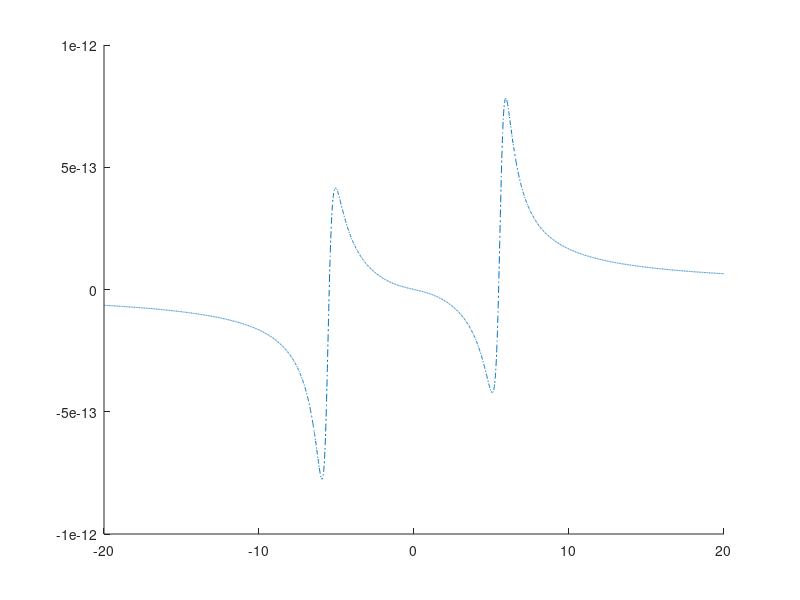

This figure's MATLAB source: (Note: this script raises an error after producing the figure.)
clear;
close all;

deltap=-2e12:0.001e12:2e12;
deltac=1.0e9;
deltab=2.0e9;
omega_c=5.0e11;
g21=2.0e9;
g31=1.0e9;
g41=4.2e11;
K=1.4e17;
omegap=10.08e14;
omega_d=3e11;
c=3e8;

Delta1 = deltap+1i*(g21/2);
Delta2 = deltap +deltac+1i*(g31/2);
Delta3 = deltap +deltab+1i*(g41/2);

Dp = (Delta2 + 1i*g31/2).*(Delta3 + 1i*g41/2) - abs(omega_d)^2;
D = (Delta1 + 1i*g21/2).*(Delta2 + 1i*g31/2).*(Delta3 + 1i*g41/2) - ... 
    abs(omega_c)^2.*(Delta3 + 1i*g41/2) - abs(omega_d)^2.*(Delta1 + 1i*g21/2);
A=((2.*c.*K)./(omegap));
l=3.90e12;
chi1=((-A.*Dp)./D);
X=(abs(omega_c).^2)*(abs(Delta3 + 1i*g41/2).^2);
Y=abs(omega_d)*abs(omega_c);
chi3 =- l*chi1*((abs(Dp).^2 + X+ Y.^2)/ abs(D).^2);
plot(deltap./10.^11, real(chi3),'-.' , LineWidth=2, DisplayName='\Omega_d=2.0'); % Blue
hold on;

omega_c=5.0e11;
omega_d=5e11;
Dp = (Delta2 + 1i*g31/2).*(Delta3 + 1i*g41/2) - abs(omega_d)^2;
D = (Delta1 + 1i*g21/2).*(Delta2 + 1i*g31/2).*(Delta3 + 1i*g41/2) - ...
    abs(omega_c)^2.*(Delta3 + 1i*g41/2)- abs(omega_d)^2.*(Delta1 + 1i*g21/2);
A=((2.*c.*K)./(omegap));
l=3.90e12;
chi1=((-A.*Dp)./D);
X=(abs(omega_c).^2)*(abs(Delta3 + 1i*g41/2).^2);
Y=abs(omega_d)*abs(omega_c);
chi3 =- l*chi1*((abs(Dp).^2 + X + Y.^2)/ abs(D).^2);
plot(deltap./10.^11, real(chi3), LineWidth=2, DisplayName='\Omega_d=4.0'); % Orange
hold on;


omega_c=5.0e11;
omega_d=7e11;
Dp = (Delta2 + 1i*g31/2).*(Delta3 + 1i*g41/2) - abs(omega_d)^2;
D = (Delta1 + 1i*g21/2).*(Delta2 + 1i*g31/2).*(Delta3 + 1i*g41/2) - ...
    abs(omega_c)^2.*(Delta3 + 1i*g41/2)- abs(omega_d)^2.*(Delta1 + 1i*g21/2);
A=((2.*c.*K)./(omegap));
l=3.90e12;
chi1=((-A.*Dp)./D);
X=(abs(omega_c).^2)*(abs(Delta3 + 1i*g41/2).^2);
Y=abs(omega_d)*abs(omega_c);
chi3 =- l*chi1*((abs(Dp).^2 + X + Y.^2)/ abs(D).^2);
plot(deltap./10.^11, real(chi3), LineWidth=2, DisplayName='\Omega_d=6.0'); % Yellow
hold on;

omega_c=5.0e11;
omega_d=9e11;
Dp = (Delta2 + 1i*g31/2).*(Delta3 + 1i*g41/2) - abs(omega_d)^2;
D = (Delta1 + 1i*g21/2).*(Delta2 + 1i*g31/2).*(Delta3 + 1i*g41/2) - ...
    abs(omega_c)^2.*(Delta3 + 1i*g41/2)- abs(omega_d)^2.*(Delta1 + 1i*g21/2);
A=((2.*c.*K)./(omegap));
l=3.90e12;
chi1=((-A.*Dp)./D);
X=(abs(omega_c).^2)*(abs(Delta3 + 1i*g41/2).^2);
Y=abs(omega_d)*abs(omega_c);
chi3 =- l*chi1*((abs(Dp).^2 + X+ Y.^2)/ abs(D).^2);
plot(deltap./10.^11, real(chi3), '--', LineWidth=2.5, DisplayName='\Omega_d=8.0'); % Purple
hold on;

omega_c=5.0e11;
omega_d=11e11;
Dp = (Delta2 + 1i*g31/2).*(Delta3 + 1i*g41/2) - abs(omega_d)^2;
D = (Delta1 + 1i*g21/2).*(Delta2 + 1i*g31/2).*(Delta3 + 1i*g41/2) - ...
    abs(omega_c)^2.*(Delta3 + 1i*g41/2)- abs(omega_d)^2.*(Delta1 + 1i*g21/2);
A=((2.*c.*K)./(omegap));
l=3.90e12;
chi1=((-A.*Dp)./D);
X=(abs(omega_c).^2)*(abs(Delta3 + 1i*g41/2).^2);
Y=abs(omega_d)*abs(omega_c);
chi3 =- l*chi1*((abs(Dp).^2 + X + Y.^2)/ abs(D).^2);
plot(deltap./10.^11, real(chi3), LineWidth=2, DisplayName='\Omega_d=10.0'); % Green
hold on;

lgd = legend('show');
set(lgd, 'FontName', 'Garamond', 'FontSize', 24, 'FontWeight', 'bold', 'EdgeColor', 'w', 'NumColumns', 2, 'Location', 'northwest');
legend boxon;

set(gca, FontName='Garamond', FontSize=42, FontWeight='bold');
xlabel('\Delta_p', FontName='Garamond', FontSize=42, FontWeight='bold');
ylabel('Re \chi^{(3)}', FontName='Garamond', FontSize=42, FontWeight='bold');
%title('\Delta_p vs Re\chi^{(3)}', FontName='Garamond', FontSize=17, FontWeight='bold');
grid on;

folder_path = "C:\Users\Ryuki\Downloads\PLOTS";
file = fullfile(folder_path, 'Real_chi3_Omega_d.jpeg');
fig = gcf;
set(fig, 'Units', 'pixels');
fig.Position = [100, 100, 1280, 720];  % [left, bottom, width, height]
exportgraphics(fig, file, 'Resolution', 300);